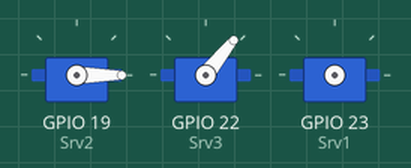
The sketch below on a simulated ESP32. On the bench: 3 × servo. Servo pulses on a pin are drawn as a servo (544–2400 µs = 0–180°).

Above: at 0.1 s.
At 2.09 s:
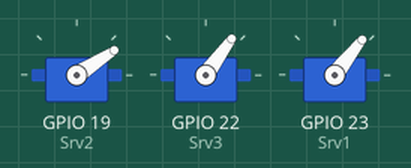
At 6.8 s:
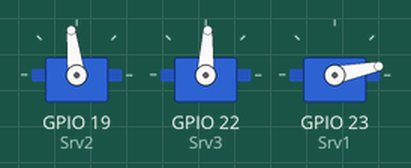
At 12.3 s:
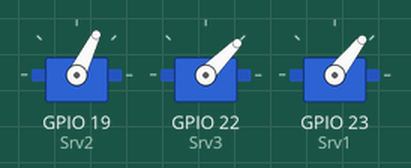
At 13.4 s:
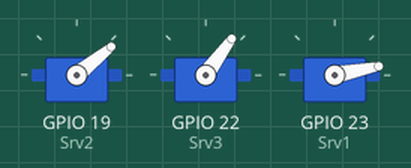
At 14.1 s:
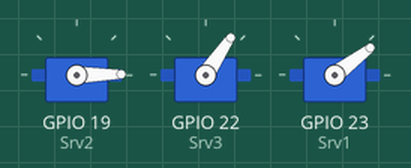
Timing chart, 0 to 15.6 s (numbered marks = the images above):
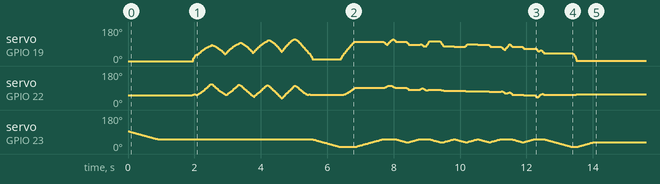

The sketch:

M5ATOMPlotClock.ino
```cpp
#include "M5Atom.h"

//http://blog.robotakao.jp/blog-entry-387.html
const uint8_t Srv1 = 23, Srv2 = 19, Srv3 = 22;//GPIO No. //1:lift 2:left 3:right
const uint8_t srv_CH1 = 1, srv_CH2 = 2, srv_CH3 = 3; //チャンネル
const double PWM_Hz = 50;   //PWM周波数
const uint8_t PWM_level = 16; //PWM 16bit(0～65535)

#include <time.h>
#include <TimeLib.h>

// Plotclock
// cc - by Johannes Heberlein 2014
// v 1.02
// thingiverse.com/joo   wiki.fablab-nuernberg.de
// units: mm; microseconds; radians
// origin: bottom left of drawing surface
// time library see http://playground.arduino.cc/Code/time
// RTC  library see http://playground.arduino.cc/Code/time
//               or http://www.pjrc.com/teensy/td_libs_DS1307RTC.html
// Change log:
// 1.01  Release by joo at https://github.com/9a/plotclock
// 1.02  Additional features implemented by Dave (https://github.com/Dave1001/):
//       - added ability to calibrate servofaktor seperately for left and right servos
//       - added code to support DS1307, DS1337 and DS3231 real time clock chips
//       - see http://www.pjrc.com/teensy/td_libs_DS1307RTC.html for how to hook up the real time clock
// 1.03  Fixed the length bug at the servo2 angle calculation, other fixups

// for M5Atom modified by @shikarunochi


// delete or mark the next line as comment if you don't need these
//#define CALIBRATION      // enable calibration mode
//#define REALTIMECLOCK    // enable real time clock

#define WISHY 3 // Offset of the Y coordinats of the plate-wisher

// When in calibration mode, adjust the following factors until the servos move exactly 90 degrees
//#define SERVOFAKTORLEFT 600
//#define SERVOFAKTORRIGHT 600
#define SERVOFAKTORLEFT 570
#define SERVOFAKTORRIGHT 550

// Zero-position of left and right servo
// When in calibration mode, adjust the NULL-values so that the servo arms are at all times parallel
// either to the X or Y axis
//#define SERVOLEFTNULL 1950
//#define SERVORIGHTNULL 815
#define SERVOLEFTNULL 1700
//#define SERVORIGHTNULL 790
#define SERVORIGHTNULL 850

#define SERVOPINLIFT  2
#define SERVOPINLEFT  3
#define SERVOPINRIGHT 4

//#define ZOFF 90
#define ZOFF -70
// lift positions of lifting servo
//#define LIFT0 1110+ZOFF // on drawing surface
#define LIFT0 1150+ZOFF // on drawing surface
#define LIFT1 995+ZOFF  // between numbers
//#define LIFT2 735+ZOFF  // going towards sweeper
#define LIFT2 725+ZOFF  // going towards sweeper

// speed of liftimg arm, higher is slower
#define LIFTSPEED 2000

// length of arms
//#define L1 35
//#define L2 55.1
//#define L3 13.2
//#define L4 45
#define L1 34.5
#define L2 56
#define L3 15.9
#define L4 45.5

// origin points of left and right servo
#define O1X 24//22
#define O1Y -25
#define O2X 49//47
#define O2Y -25

int servoLift = 1500;

volatile double lastX = 75;
volatile double lastY = 47.5;

int last_min = 0;

void setup()
{

  M5.begin();
  pinMode(Srv1, OUTPUT);
  pinMode(Srv2, OUTPUT);
  pinMode(Srv3, OUTPUT);

  //モータのPWMのチャンネル、周波数の設定
  ledcSetup(srv_CH1, PWM_Hz, PWM_level);
  ledcSetup(srv_CH2, PWM_Hz, PWM_level);
  ledcSetup(srv_CH3, PWM_Hz, PWM_level);

  //モータのピンとチャンネルの設定
  ledcAttachPin(Srv1, srv_CH1);
  ledcAttachPin(Srv2, srv_CH2);
  ledcAttachPin(Srv3, srv_CH3);

  setTime(9,25,0,0,0,0);

  drawTo(75.2, 55);
  lift(0);
  delay(1000);

}

void loop()
{

#ifdef CALIBRATION

  // Servohorns will have 90° between movements, parallel to x and y axis
  drawTo(-3, 29.2);
  delay(500);
  drawTo(74.1, 28);
  delay(500);

#else


  int i = 0;
  if (last_min != minute()) {

    lift(0);

    hour();
    while ((i+1)*10 <= hour())
    {
      i++;
    }

    number(3, 3, 111, 1);
    number(5, 25, i, 0.9);
    number(19, 25, (hour()-i*10), 0.9);
    number(28, 25, 11, 0.9);

    i=0;
    while ((i+1)*10 <= minute())
    {
      i++;
    }
    number(34, 25, i, 0.9);
    number(48, 25, (minute()-i*10), 0.9);
    lift(2);
    //drawTo(71.0, 47.2);
    drawTo(71.0, 52);
    lift(1);
    last_min = minute();
    delay(580);

  }

#endif

}

// Writing numeral with bx by being the bottom left originpoint. Scale 1 equals a 20 mm high font.
// The structure follows this principle: move to first startpoint of the numeral, lift down, draw numeral, lift up
void number(float bx, float by, int num, float scale) {

  switch (num) {

  case 0:
    drawTo(bx + 12 * scale, by + 6 * scale);
    lift(0);
    bogenGZS(bx + 7 * scale, by + 10 * scale, 10 * scale, -0.8, 6.7, 0.5);
    lift(1);
    break;
  case 1:

    drawTo(bx + 3 * scale, by + 15 * scale);
    lift(0);
    drawTo(bx + 10 * scale, by + 20 * scale);
    drawTo(bx + 10 * scale, by + 0 * scale);
    lift(1);
    break;
  case 2:
    drawTo(bx + 2 * scale, by + 12 * scale);
    lift(0);
    bogenUZS(bx + 8 * scale, by + 14 * scale, 6 * scale, 3, -0.8, 1);
    drawTo(bx + 1 * scale, by + 0 * scale);
    drawTo(bx + 12 * scale, by + 0 * scale);
    lift(1);
    break;
  case 3:
    drawTo(bx + 2 * scale, by + 17 * scale);
    lift(0);
    bogenUZS(bx + 5 * scale, by + 15 * scale, 5 * scale, 3, -2, 1);
    bogenUZS(bx + 5 * scale, by + 5 * scale, 5 * scale, 1.57, -3, 1);
    lift(1);
    break;
  case 4:
    drawTo(bx + 10 * scale, by + 0 * scale);
    lift(0);
    drawTo(bx + 10 * scale, by + 20 * scale);
    drawTo(bx + 2 * scale, by + 6 * scale);
    drawTo(bx + 12 * scale, by + 6 * scale);
    lift(1);
    break;
  case 5:
    drawTo(bx + 2 * scale, by + 5 * scale);
    lift(0);
    bogenGZS(bx + 5 * scale, by + 6 * scale, 6 * scale, -2.5, 2, 1);
    drawTo(bx + 5 * scale, by + 20 * scale);
    drawTo(bx + 12 * scale, by + 20 * scale);
    lift(1);
    break;
  case 6:
    drawTo(bx + 2 * scale, by + 10 * scale);
    lift(0);
    bogenUZS(bx + 7 * scale, by + 6 * scale, 6 * scale, 2, -4.4, 1);
    drawTo(bx + 11 * scale, by + 20 * scale);
    lift(1);
    break;
  case 7:
    drawTo(bx + 2 * scale, by + 20 * scale);
    lift(0);
    drawTo(bx + 12 * scale, by + 20 * scale);
    drawTo(bx + 2 * scale, by + 0);
    lift(1);
    break;
  case 8:
    drawTo(bx + 5 * scale, by + 10 * scale);
    lift(0);
    bogenUZS(bx + 5 * scale, by + 15 * scale, 5 * scale, 4.7, -1.6, 1);
    bogenGZS(bx + 5 * scale, by + 5 * scale, 5 * scale, -4.7, 2, 1);
    lift(1);
    break;

  case 9:
    drawTo(bx + 9 * scale, by + 11 * scale);
    lift(0);
    bogenUZS(bx + 7 * scale, by + 15 * scale, 5 * scale, 4, -0.5, 1);
    drawTo(bx + 5 * scale, by + 0);
    lift(1);
    break;

  case 111:

    lift(0);
    //drawTo(70, 45);
    drawTo(71.0, 50);
    drawTo(65-WISHY, 50);
    drawTo(65-WISHY, 43);

    drawTo(65-WISHY, 46);
    drawTo(5, 49);
    drawTo(5, 46);
    drawTo(63-WISHY, 46);
    drawTo(63-WISHY, 42);

    drawTo(5, 42);
    drawTo(5, 38);
    drawTo(63-WISHY, 38);
    drawTo(63-WISHY, 34);

    drawTo(5, 34);
    drawTo(5, 29);
    drawTo(6, 29);
    drawTo(65-WISHY, 26);

    drawTo(5, 26);
    drawTo(60-WISHY, 40);
    drawTo(60-WISHY, 45);
    drawTo(71.0, 50);
    //drawTo(73.2, 44.0);
    lift(2);

    break;

  case 11:
    drawTo(bx + 5 * scale, by + 15 * scale);
    lift(0);
    bogenGZS(bx + 5 * scale, by + 15 * scale, 0.1 * scale, 1, -1, 1);
    delay(10);
    lift(1);
    drawTo(bx + 5 * scale, by + 5 * scale);
    lift(0);
    bogenGZS(bx + 5 * scale, by + 5 * scale, 0.1 * scale, 1, -1, 1);
    delay(10);
    lift(1);
    break;

  }
}

void lift(char lift) {
  switch (lift) {
    // room to optimize  !

  case 0: //850

      if (servoLift >= LIFT0) {
      while (servoLift >= LIFT0)
      {
        servoLift--;
        //servo1.writeMicroseconds(servoLift);
        ledcWrite(srv_CH1,(int)((float)servoLift * 3.28));
        delayMicroseconds(LIFTSPEED);
      }
    }
    else {
      while (servoLift <= LIFT0) {
        servoLift++;
        //servo1.writeMicroseconds(servoLift);
        ledcWrite(srv_CH1,(int)((float)servoLift * 3.28));
        delayMicroseconds(LIFTSPEED);

      }

    }

    break;

  case 1: //150

    if (servoLift >= LIFT1) {
      while (servoLift >= LIFT1) {
        servoLift--;
        //servo1.writeMicroseconds(servoLift);
        ledcWrite(srv_CH1,(int)((float)servoLift * 3.28));
        delayMicroseconds(LIFTSPEED);

      }
    }
    else {
      while (servoLift <= LIFT1) {
        servoLift++;
        //servo1.writeMicroseconds(servoLift);
        ledcWrite(srv_CH1,(int)((float)servoLift * 3.28));
        delayMicroseconds(LIFTSPEED);
      }

    }

    break;

  case 2:

    if (servoLift >= LIFT2) {
      while (servoLift >= LIFT2) {
        servoLift--;
        //servo1.writeMicroseconds(servoLift);
        ledcWrite(srv_CH1,(int)((float)servoLift * 3.28));
        delayMicroseconds(LIFTSPEED);
      }
    }
    else {
      while (servoLift <= LIFT2) {
        servoLift++;
        //servo1.writeMicroseconds(servoLift);
        ledcWrite(srv_CH1,(int)((float)servoLift * 3.28));
        delayMicroseconds(LIFTSPEED);
      }
    }
    break;
  }
}


void bogenUZS(float bx, float by, float radius, int start, int ende, float sqee) {
  float inkr = -0.05;
  float count = 0;

  do {
    drawTo(sqee * radius * cos(start + count) + bx,
    radius * sin(start + count) + by);
    count += inkr;
  }
  while ((start + count) > ende);

}

void bogenGZS(float bx, float by, float radius, int start, int ende, float sqee) {
  float inkr = 0.05;
  float count = 0;

  do {
    drawTo(sqee * radius * cos(start + count) + bx,
    radius * sin(start + count) + by);
    count += inkr;
  }
  while ((start + count) <= ende);
}


void drawTo(double pX, double pY) {
  double dx, dy, c;
  int i;

  // dx dy of new point
  dx = pX - lastX;
  dy = pY - lastY;
  //path lenght in mm, times 4 equals 4 steps per mm
  c = floor(7 * sqrt(dx * dx + dy * dy));

  if (c < 1) c = 1;

  for (i = 0; i <= c; i++) {
    // draw line point by point
    set_XY(lastX + (i * dx / c), lastY + (i * dy / c));

  }

  lastX = pX;
  lastY = pY;
}

double return_angle(double a, double b, double c) {
  // cosine rule for angle between c and a
  return acos((a * a + c * c - b * b) / (2 * a * c));
}

void set_XY(double Tx, double Ty)
{
  delay(1);
  double dx, dy, c, a1, a2, Hx, Hy;

  // calculate triangle between pen, servoLeft and arm joint
  // cartesian dx/dy
  dx = Tx - O1X;
  dy = Ty - O1Y;

  // polar lemgth (c) and angle (a1)
  c = sqrt(dx * dx + dy * dy); //
  a1 = atan2(dy, dx); //
  a2 = return_angle(L1, L2, c);

  //servo2.writeMicroseconds(floor(((a2 + a1 - M_PI) * SERVOFAKTORLEFT) + SERVOLEFTNULL));
  ledcWrite(srv_CH2,(int)((float)floor(((a2 + a1 - M_PI) * SERVOFAKTORLEFT) + SERVOLEFTNULL) * 3.28));

  // calculate joinr arm point for triangle of the right servo arm
  a2 = return_angle(L2, L1, c);
  Hx = Tx + L3 * cos((a1 - a2 + 0.621) + M_PI); //36,5°
  Hy = Ty + L3 * sin((a1 - a2 + 0.621) + M_PI);

  // calculate triangle between pen joint, servoRight and arm joint
  dx = Hx - O2X;
  dy = Hy - O2Y;

  c = sqrt(dx * dx + dy * dy);
  a1 = atan2(dy, dx);
  a2 = return_angle(L1, L4, c);

  //servo3.writeMicroseconds(floor(((a1 - a2) * SERVOFAKTORRIGHT) + SERVORIGHTNULL));
  ledcWrite(srv_CH3,(int)((float)floor(((a1 - a2) * SERVOFAKTORRIGHT) + SERVORIGHTNULL) * 3.28));


}
```
